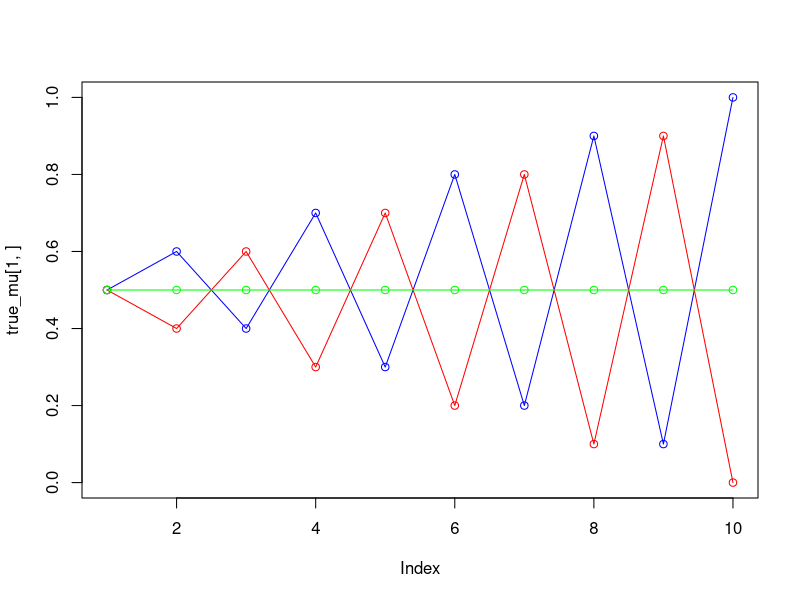
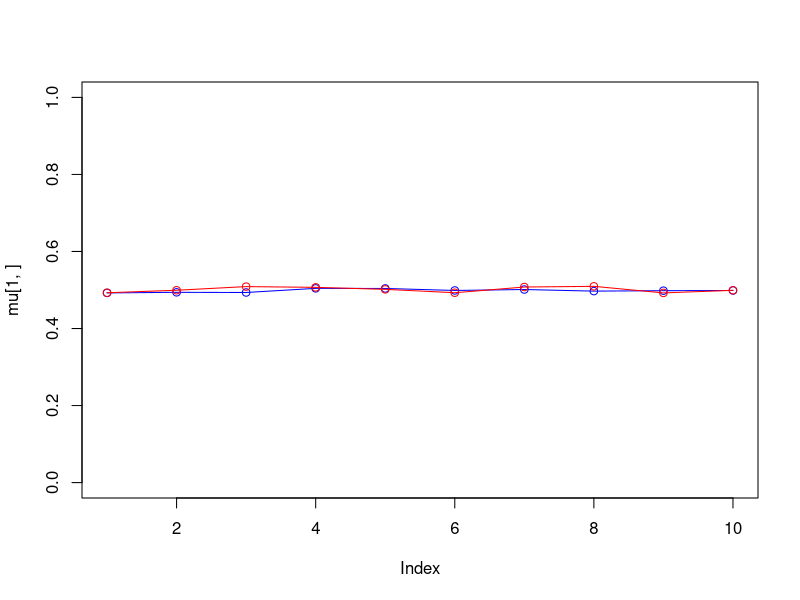
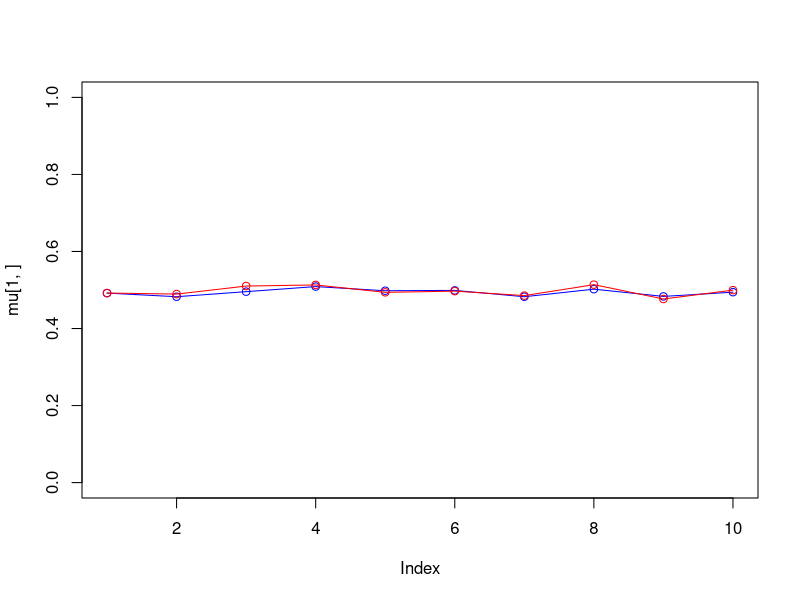
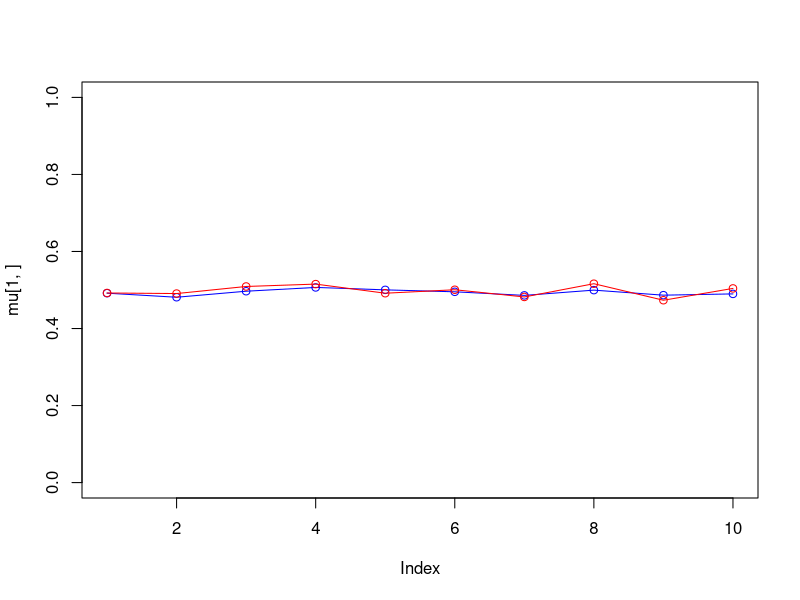
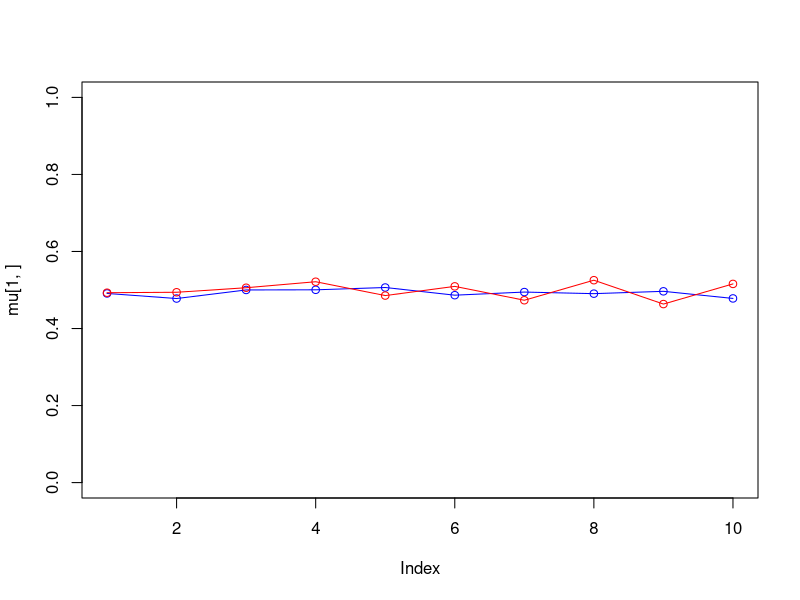
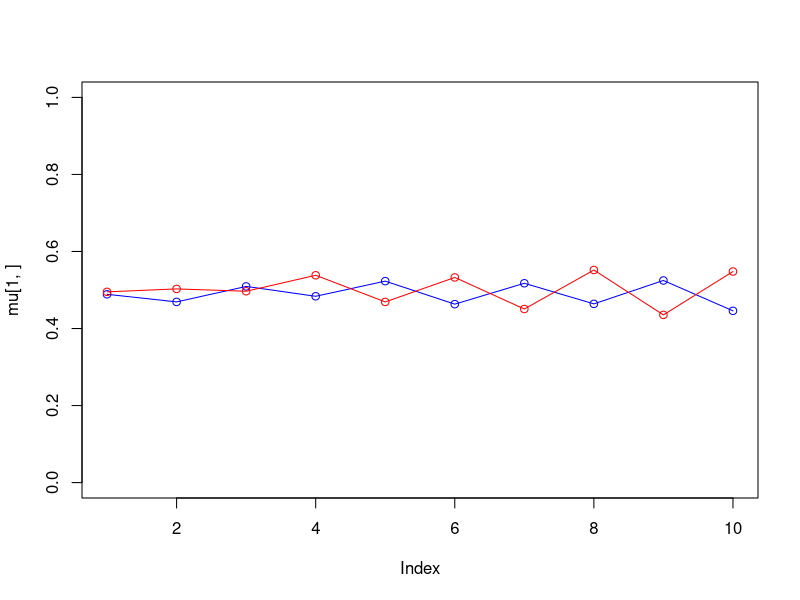
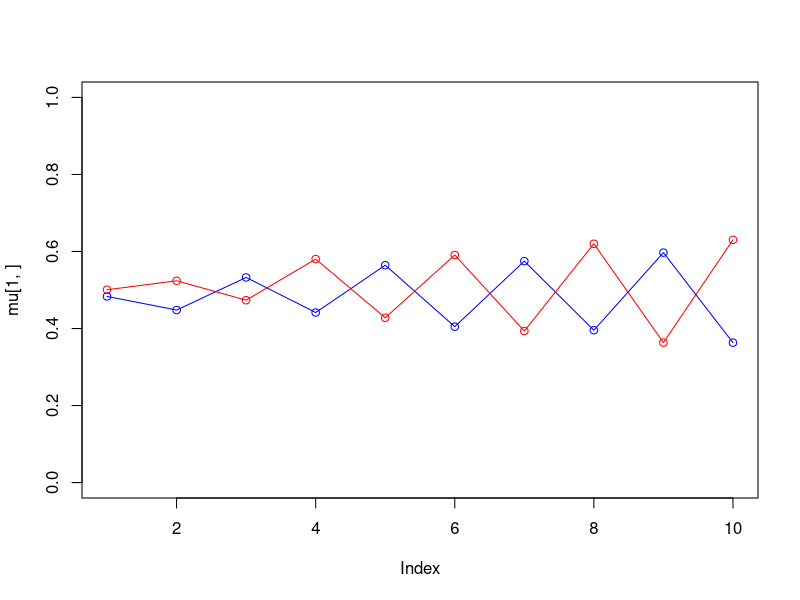
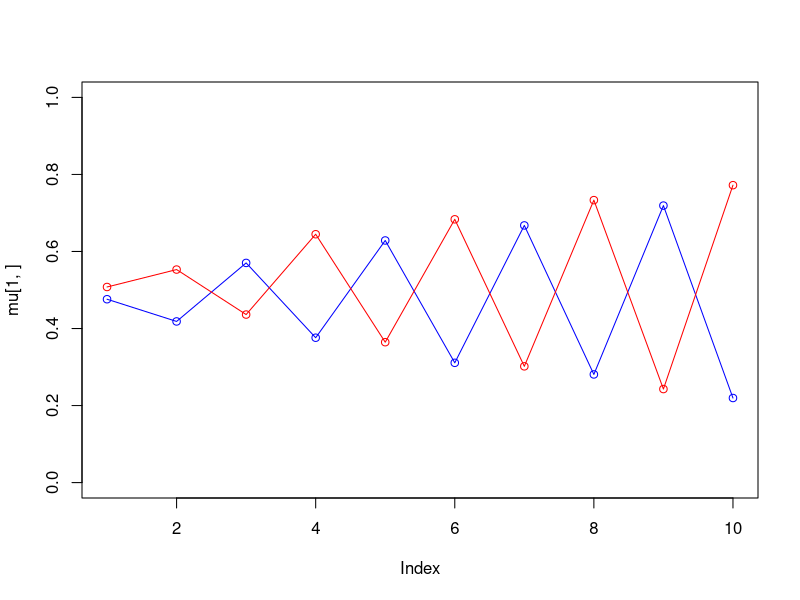

Write the R code that produced these figures, in order.
EM_algorithm<-function(K){
  set.seed(1234567890)
  max_it <- 100 # max number of EM iterations
  min_change <- 0.1 # min change in log likelihood between two consecutive EM iterations
  N=1000 # number of training points
  D=10 # number of dimensions
  x <- matrix(nrow=N, ncol=D) # training data
  true_pi <- vector(length = 3) # true mixing coefficients
  true_mu <- matrix(nrow=3, ncol=D) # true conditional distributions
  true_pi=c(1/3, 1/3, 1/3)
  true_mu[1,]=c(0.5,0.6,0.4,0.7,0.3,0.8,0.2,0.9,0.1,1)
  true_mu[2,]=c(0.5,0.4,0.6,0.3,0.7,0.2,0.8,0.1,0.9,0)
  true_mu[3,]=c(0.5,0.5,0.5,0.5,0.5,0.5,0.5,0.5,0.5,0.5)
  plot(true_mu[1,], type="o", col="blue", ylim=c(0,1))
  points(true_mu[2,], type="o", col="red")
  points(true_mu[3,], type="o", col="green")
  # Producing the training data
  for(n in 1:N) {
    k <- sample(1:3,1,prob=true_pi)
    for(d in 1:D) {
      x[n,d] <- rbinom(1,1,true_mu[k,d])
    }
  }
  #K=3 # number of guessed components
  z <- matrix(nrow=N, ncol=K) # fractional component assignments
  pi <- vector(length = K) # mixing coefficients
  mu <- matrix(nrow=K, ncol=D) # conditional distributions
  llik <- vector(length = max_it) # log likelihood of the EM iterations
  # Random initialization of the paramters
  pi <- runif(K,0.49,0.51)
  pi <- pi / sum(pi)
  for(k in 1:K) {
    mu[k,] <- runif(D,0.49,0.51)
  }
  
  for(it in 1:max_it) {
    plot(mu[1,], type="o", col="blue", ylim=c(0,1))
    points(mu[2,], type="o", col="red")
    #points(mu[3,], type="o", col="green")
    #points(mu[4,], type="o", col="yellow")
    Sys.sleep(0.5)
    # E-step: Computation of the fractional component assignments
    # Your code here
    for(n in 1:N){
      denominator<-c()
      numerator<-c()
      for(k in 1:K){
        new_numerator<-pi[k]*prod(mu[k,]^x[n,]*(1-mu[k,])^(1-x[n,]))
        numerator<-c(numerator,new_numerator)
        denominator<-sum(numerator)
      }
      z[n,]<-numerator/denominator
    }
    #Log likelihood computation.
    sum=0
    for(n in 1:N){
      for(k in 1:K){
        sum=sum+z[n,k]*(log(pi[k])+sum(x[n,]*log(mu[k,])+(1-x[n,])*log(1-mu[k,])))
      }
    }
    llik[it]<-sum
    print(sum)
    # Your code here
    cat("iteration: ", it, "log likelihood: ", llik[it], "\n")
    flush.console()
    # Stop if the lok likelihood has not changed significantly
    if(it>1){
      if(abs(llik[it]-llik[it-1])<min_change)
        break
    }
    # Your code here
    #M-step: ML parameter estimation from the data and fractional component assignments
    # Your code here
    pi=apply(z,2,mean)
    for(k in 1:K){
      mu[k,]=0
      for (n in 1:N) {
        mu[k,] = mu[k,] + x[n,] * z[n,k]
      }
      mu[k,] = mu[k,] / sum(z[,k])
    }
  }
  return(list(pi=pi,mu=mu,res=plot(llik[1:it], type="o")))
}
# K=4 -6874.497
# K=3 -6743.326
# K=2 -6496.662
em1<-EM_algorithm(K=2)
em2<-EM_algorithm(K=3)
em3<-EM_algorithm(K=4)




